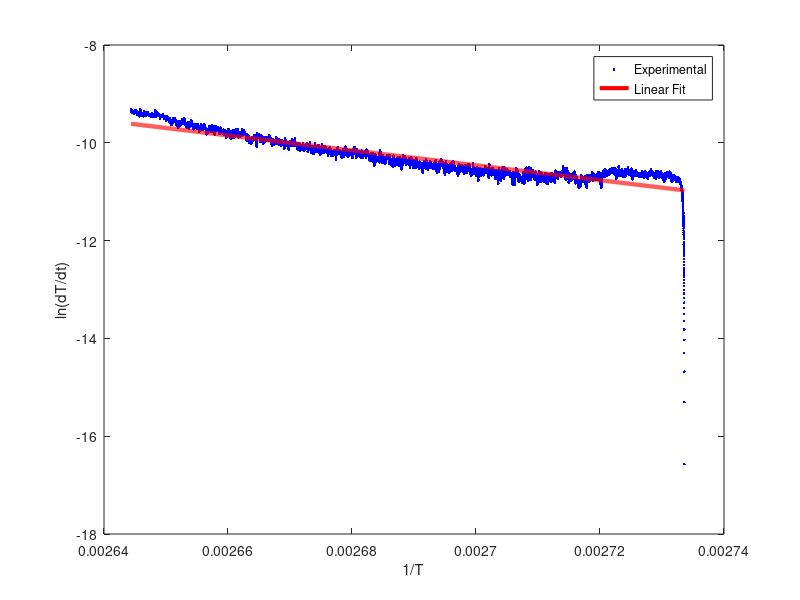
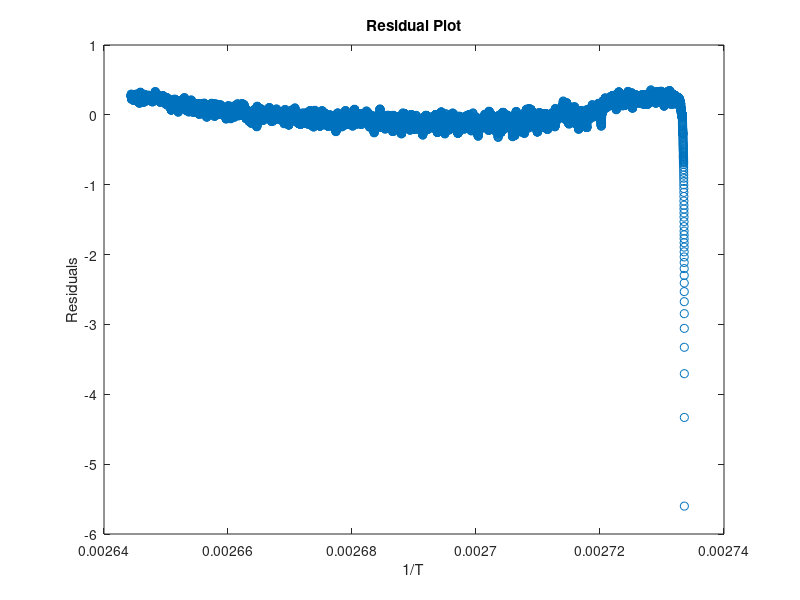

The MATLAB script that drew these images, in order:
clc
clear
load Aged_82soh_HP_lfp_newdata.mat
Temp=new_data(:,1);
dTemp_dt=new_data(:,2);
numtimesteps=size(new_data);

Temp=double(Temp(1000:26190));
dTemp_dt=double(dTemp_dt(1000:26190));

% 设计巴特沃斯低通滤波器
Fs = 50000; % 采样频率，示例中为1000 Hz
Wn = 2*100/Fs; % 截止频率为50 Hz，根据信号特性确定
[b,a] = butter(1, Wn); % 计算滤波器系数，滤波器的阶数为4

% 对信号进行滤波
dTemp_dt_filtered = filter(b, a, dTemp_dt);

% 假设 Te_2, T0, Temp, dTemp_dt 是已知的实验数据
Te_2 = 386.7; % 假设的 Te_2 值
Te_2=double(Te_2);

% 对数变换
ln_dTemp_dt = log(dTemp_dt_filtered./(Te_2-Temp));

% 使用线性回归拟合 1/T 和 ln(dT/dt)
p_linear = polyfit(1./Temp, ln_dTemp_dt, 1);

% 从线性回归中获取参数
slope = p_linear(1); % 对应于 Ea_2 / (-8.314)
intercept = p_linear(2); % 对应于 log(A_2)

% 显示结果
fprintf('Slope (Ea_2 / (-8.314)) = %f\n', slope);
fprintf('Intercept (log(A_2)) = %f\n', intercept);

Ea_2=slope*(-8.314);
A_2=exp(intercept);

% 显示结果
fprintf('Ea_2 = %f\n', Ea_2);
fprintf('A_2 = %f\n', A_2);


% 绘制原始数据和线性拟合结果
x = 1./Temp;
R_SIM=intercept + slope*x;
figure
plot(x, ln_dTemp_dt, 'b.', x, R_SIM, 'r-', 'LineWidth', 3);
xlabel('1/T');
ylabel('ln(dT/dt)');
legend('Experimental', 'Linear Fit');

% 计算R-squared
SSres = sum((ln_dTemp_dt - R_SIM).^2);  % 残差平方和
SStot = sum((ln_dTemp_dt - mean(ln_dTemp_dt)).^2);  % 总平方和
R2 = 1 - SSres/SStot;

% 计算MSE和RMSE
MSE = mean((ln_dTemp_dt - R_SIM).^2);
RMSE = sqrt(MSE);

% 计算MAE
MAE = mean(abs(ln_dTemp_dt - R_SIM));


% 计算MAPE
n = length(ln_dTemp_dt); % 获取数据点的数量
mape = (100 / n) * sum(abs((ln_dTemp_dt - R_SIM) ./ ln_dTemp_dt));



% 显示精度指标
fprintf('R-squared: %f\n', R2);
fprintf('MSE: %f\n', MSE);
fprintf('RMSE: %f\n', RMSE);
fprintf('MAE: %f\n', MAE);
fprintf('MAPE: %f%%\n', mape);
% 绘制残差图
figure
residuals = ln_dTemp_dt - R_SIM;
plot(1./Temp, residuals, 'o');
xlabel('1/T');
ylabel('Residuals');
title('Residual Plot');